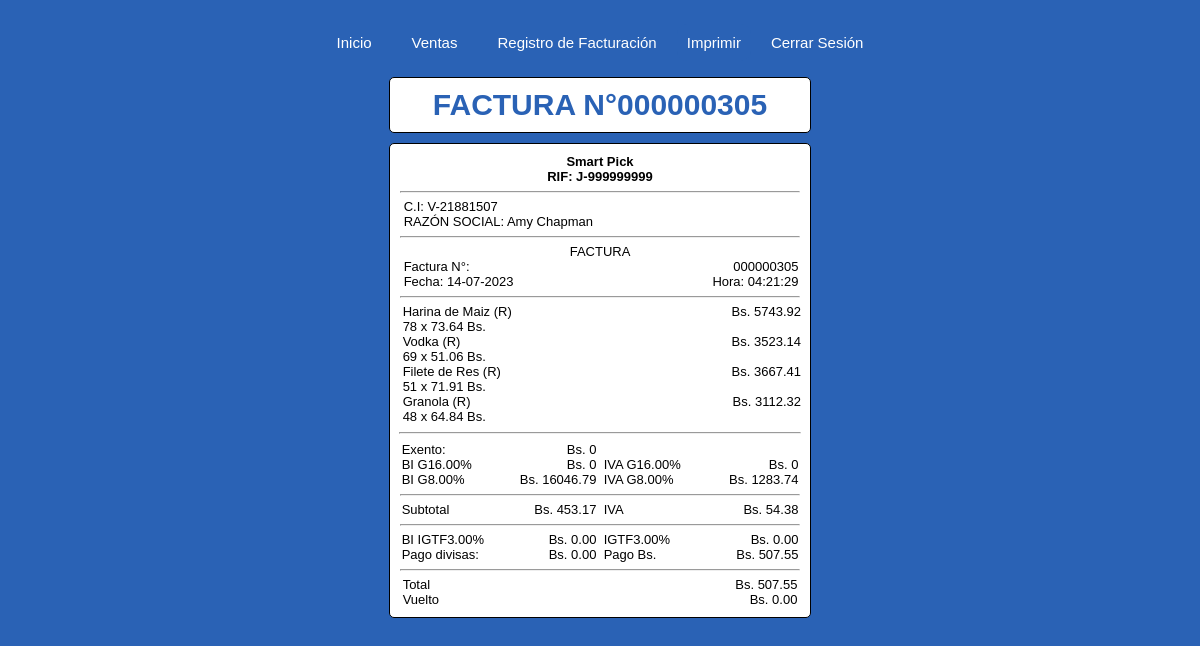
/Ventas/Factura/305 (signed in), run on the app's committed database.
### Ventas/models.py (models this page shows)
class Facturas(models.Model):
    id = models.BigAutoField(primary_key=True)
    fecha = models.DateTimeField(default=now, editable=False)
    total_base = models.DecimalField(max_digits=10, decimal_places=2, default= 0.00)
    iva = models.DecimalField(max_digits=10, decimal_places=2, default= 0.00)
    cancelado_en_divisa = models.DecimalField(max_digits=10, decimal_places=2, default= 0.00)
    impuesto_divisa = models.DecimalField(max_digits=10, decimal_places=2, default= 0.00)
    cancelado_en_bs = models.DecimalField(max_digits=10, decimal_places=2, default= 0.00)
    total = models.DecimalField(max_digits=10, decimal_places=2, default= 0.00)
    vuelto = models.DecimalField(max_digits=10, decimal_places=2, default= 0.00)
    id_cliente = models.ForeignKey(Clientes, on_delete=models.CASCADE)
    id_tipo_de_cambio = models.ForeignKey(HistorialTipoDeCambio, on_delete=models.CASCADE)
    productos = models.ManyToManyField(HistorialProductos)

class Clientes(models.Model):
    id = models.BigAutoField(primary_key=True)
    cedula = models.IntegerField(unique=True)
    tipo = models.IntegerField(default=0)
    nombre = models.CharField(max_length=30, blank=True, null=True)
    apellido = models.CharField(max_length=30, blank=True, null=True)

class HistorialProductos(models.Model):
    id = models.BigAutoField(primary_key=True)
    iva = models.IntegerField()
    precio = models.DecimalField(max_digits=10, decimal_places=2, default= 0.00)
    cantidad = models.IntegerField(default=0)
    producto = models.ForeignKey(IdentificadorProductos, on_delete=models.CASCADE)

class IdentificadorProductos(models.Model):
    id = models.BigAutoField(primary_key=True)
    nombre = models.CharField(max_length=100)
    codigo = models.IntegerField()

### Ventas/views.py (the view)
# urls.py: path('Factura/<int:id>', views.factura, name="factura"),
def factura(request, id):
    if not (request.user.groups.filter(name='Empleado').exists() or
            request.user.groups.filter(name='Administrador') or
            request.user.groups.filter(name='Analista de datos') or
            request.user.is_staff):
        return redirect('index')
    try:
        factura = get_object_or_404(models.Facturas, id = id)
        productos_base = factura.productos.all()
        productos = []
        base_imponible_G = Decimal(0.00)
        base_imponible_R = Decimal(0.00)
        iva_G = Decimal(0.00)
        iva_R = Decimal(0.00)
        exento = Decimal(0.00)
        pagado_en_dolares = Decimal(0.00)
        documento = ''
        if factura.id_cliente.tipo == 0:
            persona = "V-"
        elif factura.id_cliente.tipo == 1:
            persona = "V-"
            documento = f'{factura.id_cliente.cedula:09d}'
        elif factura.id_cliente.tipo == 2:
            persona = "E-"
        elif factura.id_cliente.tipo == 3:
            persona = "E-"
            documento = f'{factura.id_cliente.cedula:09d}'
        else:
            persona = "J-"
            documento = f'{factura.id_cliente.cedula:09d}'
            print(documento)
        for producto in productos_base:
            if producto.iva == 0:
                iva = "(E)"
                exento += producto.precio * producto.cantidad
            else:
                if producto.iva == 1:
                    iva = "(G)"
                    iva_G += (producto.precio * producto.cantidad * Decimal(0.16)).quantize(Decimal('.01'))
                    base_imponible_G += producto.precio * producto.cantidad
                else:
                    iva = "(R)"
                    iva_R += (producto.precio * producto.cantidad * Decimal(0.08)).quantize(Decimal('.01'))
                    base_imponible_R += producto.precio * producto.cantidad
            productos.append([producto, (producto.cantidad * producto.precio).quantize(Decimal('.01')), iva])
        en_divisas = (factura.cancelado_en_divisa * factura.id_tipo_de_cambio.cambio).quantize(Decimal('.01'))
        if en_divisas > (factura.total_base + factura.iva):
            pagado_en_dolares = factura.total_base + factura.iva
        else:
            pagado_en_dolares = en_divisas
        fecha = factura.fecha.strftime('%d-%m-%Y')
        hora = factura.fecha.strftime('%H:%M:%S')
        return render(request, 'Ventas/Factura.html', {'id':f'{id:09d}', 'factura':factura, 'productos':productos, 'fecha':fecha, 'hora':hora,
                                                    'base_imponible_G':base_imponible_G, 'base_imponible_R':base_imponible_R, 'iva_G':iva_G, 'iva_R':iva_R,
                                                    'exento':exento, 'en_divisas':en_divisas, 'pagado_en_dolares':pagado_en_dolares, 'persona':persona, 'documento':documento})
    except:
        return redirect('error_ventas', id=id)

### Ventas/templates/Ventas/Factura.html (shortened to what this page needs)
{% load static %}
<!DOCTYPE html>
<html lang="en">
<head>
    <link rel="stylesheet" type="text/css" href="{% static 'css/factura.css' %}">
</head>
<body>
    <div class="navegacion">
        <nav>
            <ul>
                <li><a href="{% url 'index' %}">Inicio</a></li>
                <li><a href="{% url 'ventas_index' %}">Ventas</a></li>
                <li><a href="{% url 'historial_facturas' %}">Registro de Facturación</a></li>
                <li><button onclick="window.print()">Imprimir</button></li>
                {% if user.is_authenticated %}
                    <li><a href="{% url 'logout_usuario' %}">Cerrar Sesión</a></li>
                {% else %}
                    <li><a href="{% url 'login_usuario' %}">Iniciar Sesión</a></li>
                {% endif %}
            </ul>
        </nav>
    </div>
    <div class="containerTitle">
        <h1>FACTURA N°{{ id }}</h1>
    </div>
    <div class="container">
        <div class="empresa">
            Smart Pick <br>
            RIF: J-999999999
            <hr>
        </div>
        <div class="comprador">
            {% if factura.id_cliente.tipo == 1 or factura.id_cliente.tipo == 3 or factura.id_cliente.tipo == 4 %}
             RIF: {{ persona}}{{ documento }}
            {% else %}
             C.I: {{ persona}}{{ factura.id_cliente.cedula }}
            {% endif %} <br>
             RAZÓN SOCIAL: {{ factura.id_cliente.nombre }} {{ factura.id_cliente.apellido }}
            <hr>
        </div>
        <div class="factura">
            FACTURA
            <div class="gridFactura">
                <div class="datosFacturaIzq">
                     Factura N°: <br>
                     Fecha: {{ fecha}}
                </div>
                <div class="datosFacturaDer">
                    {{ id }}  <br>
                    Hora: {{ hora}}
                </div>
            </div>
            <hr>
        </div>
        <div>
            {% for producto in productos %}
            <div class="gridProductos">
                <div class="datosFacturaIzq">
                     {{ producto.0.producto.nombre }} {{ producto.2 }} <br>
                     {{ producto.0.cantidad }} x {{ producto.0.precio }} Bs.
                </div>
                <div class="datosFacturaDer">
                    Bs. {{ producto.1 }} <br>
                </div>
            </div>
            {% endfor %}
            <hr>
        </div>
        <div class="gridFactura">
            <div class="gridFacturaSubtotal">
                <div class="datosFacturaIzq">
                     Exento: <br>
                     BI G16.00%<br>
                     BI G8.00%
                </div>
                <div class="datosFacturaDer">
                    Bs. {{ exento }} <br>
                    Bs. {{ base_imponible_G }} <br>
                    Bs. {{ base_imponible_R }} <br>
                </div>
            </div>
            <div class="gridFacturaSubtotal">
                <div class="datosFacturaIzq">
                    <br>
                     IVA G16.00%<br>
                     IVA G8.00%
                </div>
                <div class="datosFacturaDer">
                    <br>
                    Bs. {{ iva_G }} <br>
                    Bs. {{ iva_R }}
                </div>
            </div>
        </div>
        <div class="factura">
            <hr>
        </div>
        <div class="gridFactura">
            <div class="gridFacturaSubtotal">
                <div class="datosFacturaIzq">
                     Subtotal
                </div>
                <div class="datosFacturaDer">
                    Bs. {{ factura.total_base }}
                </div>
            </div>
            <div class="gridFacturaSubtotal">
                <div class="datosFacturaIzq">
                     IVA
                </div>
                <div class="datosFacturaDer">
                    Bs. {{ factura.iva }}
                </div>
            </div>
        </div>
        <div class="factura">
            <hr>
        </div>
        <div class="gridFactura">
            <div class="gridFacturaSubtotal">
                <div class="datosFacturaIzq">
                     BI IGTF3.00% <br>
                     Pago divisas:
                </div>
                <div class="datosFacturaDer">
                    Bs. {{ pagado_en_dolares }} <br>
                    Bs. {{ en_divisas }}
                </div>
            </div>
            <div class="gridFacturaSubtotal">
                <div class="datosFacturaIzq">
                     IGTF3.00% <br>
                     Pago Bs.
                </div>
                <div class="datosFacturaDer">
                    Bs. {{ factura.impuesto_divisa }} <br>
                    Bs. {{ factura.cancelado_en_bs }}
                </div>
            </div>
        </div>
        <div class="factura">
            <hr>
        </div>
        <div class="gridFactura">
            <div class="datosFacturaIzq">
                 Total <br>
                 Vuelto
            </div>
            <div class="datosFacturaDer">
                Bs. {{ factura.total}} <br>
                Bs. {{ factura.vuelto }}
            </div>
        </div>
    </div>
</body>
</html>

### Ventas/static/css/factura.css (style rules this page uses)
body { background-color: #2a62b5; display: flex; flex-direction: column; align-items: center; justify-content: center; }
.navegacion { display: flex; justify-content: center; align-items: center; }
nav { display: flex; justify-content: center; float: left; align-items: center; }
nav ul { list-style: none; overflow: hidden; padding-left: 0px; }
nav ul li { float: left; font-family: 'Lucida Sans', 'Lucida Sans Regular', 'Lucida Grande', 'Lucida Sans Unicode', Geneva, Verdana, sans-serif; font-size: 20px; }
nav ul li a { display: block; padding: 10px; margin: 0px 10px 0px 10px; border-radius: 10px; color: #fff; text-decoration: none; font-size: 15px; font-family: 'Lucida Sans', 'Lucida Sans Regular', 'Lucida Grande', 'Lucida Sans Unicode', Geneva, Verdana, sans-serif; }
button { background-color: #2a62b5; padding: 10px; border: 0px; border-radius: 10px; font-size: 15px; color: #fff; font-family: 'Lucida Sans', 'Lucida Sans Regular', 'Lucida Grande', 'Lucida Sans Unicode', Geneva, Verdana, sans-serif; }
.containerTitle { background-color: #fff; border: 1px solid; border-color: #000; border-radius: 5px; align-items: center; justify-items: center; width: 400px; margin: 0px 0px 10px 0px; padding: 0px 10px 0px 10px; }
.container { background-color: #fff; border: 1px solid; border-color: #000; border-radius: 5px; display: flex; flex-direction: column; align-items: center; justify-items: center; width: 400px; margin: 0px 0px 0px 0px; padding: 10px; }
h1 { color: #2a62b5; font-size: 30px; margin: 10px 0px 10px 0px; font-family: 'Lucida Sans', 'Lucida Sans Regular', 'Lucida Grande', 'Lucida Sans Unicode', Geneva, Verdana, sans-serif; font-weight: bold; text-align: center; }
.empresa { font-size: 13px; width: 100%; align-items: center; text-align: center; font-weight: bold; font-family: 'Lucida Sans', 'Lucida Sans Regular', 'Lucida Grande', 'Lucida Sans Unicode', Geneva, Verdana, sans-serif; }
.comprador { font-size: 13px; width: 100%; align-items: center; text-align: start; font-family: 'Lucida Sans', 'Lucida Sans Regular', 'Lucida Grande', 'Lucida Sans Unicode', Geneva, Verdana, sans-serif; }
.factura { font-size: 13px; width: 100%; align-items: center; text-align: center; font-family: 'Lucida Sans', 'Lucida Sans Regular', 'Lucida Grande', 'Lucida Sans Unicode', Geneva, Verdana, sans-serif; }
.gridFactura { display: grid; justify-items: center; grid-template-columns: 200px 200px; grid-gap: 2px; margin: 0px; }
.datosFacturaIzq { font-size: 13px; width: 100%; align-items: center; text-align: start; font-family: 'Lucida Sans', 'Lucida Sans Regular', 'Lucida Grande', 'Lucida Sans Unicode', Geneva, Verdana, sans-serif; }
.datosFacturaDer { font-size: 13px; width: 100%; align-items: center; text-align: end; font-family: 'Lucida Sans', 'Lucida Sans Regular', 'Lucida Grande', 'Lucida Sans Unicode', Geneva, Verdana, sans-serif; }
.gridProductos { display: grid; justify-items: center; grid-template-columns: 320px 80px; grid-gap: 2px; margin: 0px; }
.gridFacturaSubtotal { display: grid; justify-items: center; grid-template-columns: 100px 100px; grid-gap: 2px; margin: 0px; }

### data on the page
Facturas: id_cliente.cedula "21881507", id_cliente.nombre "Amy", id_cliente.apellido "Chapman", total_base "453.17", iva "54.38", impuesto_divisa "0.00", cancelado_en_bs "507.55", total "507.55", vuelto "0.00"
HistorialProductos: producto.nombre "Harina de Maiz", producto "(R)", cantidad "78", precio "73.64", producto "5743.92"
HistorialProductos: producto.nombre "Vodka", producto "(R)", cantidad "69", precio "51.06", producto "3523.14"
HistorialProductos: producto.nombre "Filete de Res", producto "(R)", cantidad "51", precio "71.91", producto "3667.41"
HistorialProductos: producto.nombre "Granola", producto "(R)", cantidad "48", precio "64.84", producto "3112.32"

### other printed values
{{ id }} "000000305"
{{ persona }} "V-"
{{ fecha }} "14-07-2023"
{{ hora }} "04:21:29"
{{ exento }} "0"
{{ base_imponible_G }} "0"
{{ base_imponible_R }} "16046.79"
{{ iva_G }} "0"
{{ iva_R }} "1283.74"
{{ pagado_en_dolares }} "0.00"
{{ en_divisas }} "0.00"
